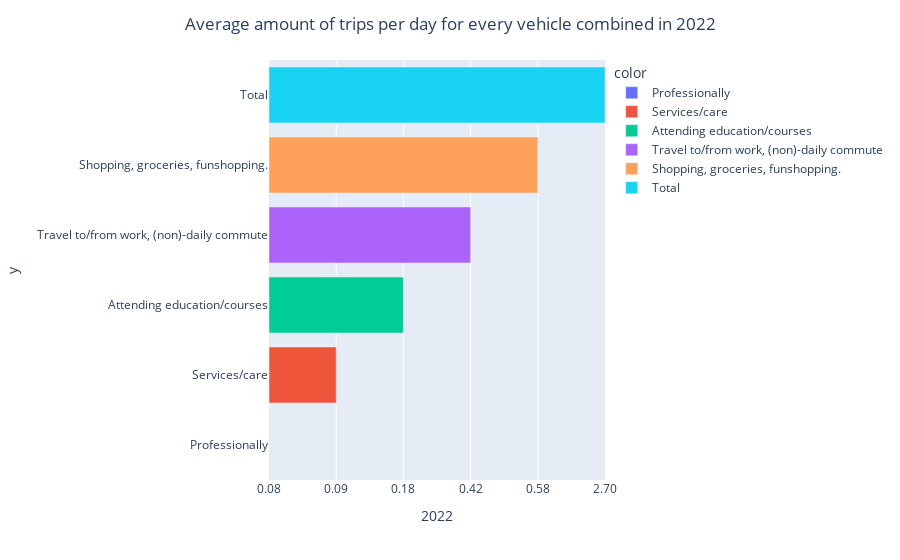

Here is the notebook cell this chart was saved with:
### Code cell
#The average amount of trips per day for every vehicle combined in 2022
year = '2022'

mobility_trips_total = mobility_trips[mobility_trips.index=="Total"]
mobility_trips_motive = mobility_trips_total.set_index(['motive']).sort_values(year)
fig = px.bar(mobility_trips_motive.sort_values(year), x=year, y=mobility_trips_motive.sort_values(year).index, 
             orientation='h', color = mobility_trips_motive.sort_values(year).index, )
fig.update_layout(title={
    'text': f'Average amount of trips per day for every vehicle combined in {year}',
    'x': 0.5
}, xaxis_range=[0, 5])
fig.show()

### Figure 1 — Plotly figure (JSON) as saved in the notebook; plotly's stock layout.template omitted (floating-point values rounded to 4 significant figures)
{"data": [{"alignmentgroup": "True", "hovertemplate": "color=Professionally<br>2022=%{x}<br>y=%{y}<extra></extra>", "legendgroup": "Professionally", "marker": {"color": "#636efa", "pattern": {"shape": ""}}, "name": "Professionally", "offsetgroup": "Professionally", "orientation": "h", "showlegend": true, "textposition": "auto", "type": "bar", "x": ["0.08"], "xaxis": "x", "y": ["Professionally"], "yaxis": "y"}, {"alignmentgroup": "True", "hovertemplate": "color=Services/care<br>2022=%{x}<br>y=%{y}<extra></extra>", "legendgroup": "Services/care", "marker": {"color": "#EF553B", "pattern": {"shape": ""}}, "name": "Services/care", "offsetgroup": "Services/care", "orientation": "h", "showlegend": true, "textposition": "auto", "type": "bar", "x": ["0.09"], "xaxis": "x", "y": ["Services/care"], "yaxis": "y"}, {"alignmentgroup": "True", "hovertemplate": "color=Attending education/courses<br>2022=%{x}<br>y=%{y}<extra></extra>", "legendgroup": "Attending education/courses", "marker": {"color": "#00cc96", "pattern": {"shape": ""}}, "name": "Attending education/courses", "offsetgroup": "Attending education/courses", "orientation": "h", "showlegend": true, "textposition": "auto", "type": "bar", "x": ["0.18"], "xaxis": "x", "y": ["Attending education/courses"], "yaxis": "y"}, {"alignmentgroup": "True", "hovertemplate": "color=Travel to/from work, (non)-daily commute<br>2022=%{x}<br>y=%{y}<extra></extra>", "legendgroup": "Travel to/from work, (non)-daily commute", "marker": {"color": "#ab63fa", "pattern": {"shape": ""}}, "name": "Travel to/from work, (non)-daily commute", "offsetgroup": "Travel to/from work, (non)-daily commute", "orientation": "h", "showlegend": true, "textposition": "auto", "type": "bar", "x": ["0.42"], "xaxis": "x", "y": ["Travel to/from work, (non)-daily commute"], "yaxis": "y"}, {"alignmentgroup": "True", "hovertemplate": "color=Shopping, groceries, funshopping.<br>2022=%{x}<br>y=%{y}<extra></extra>", "legendgroup": "Shopping, groceries, funshopping.", "marker": {"color": "#FFA15A", "pattern": {"shape": ""}}, "name": "Shopping, groceries, funshopping.", "offsetgroup": "Shopping, groceries, funshopping.", "orientation": "h", "showlegend": true, "textposition": "auto", "type": "bar", "x": ["0.58"], "xaxis": "x", "y": ["Shopping, groceries, funshopping."], "yaxis": "y"}, {"alignmentgroup": "True", "hovertemplate": "color=Total<br>2022=%{x}<br>y=%{y}<extra></extra>", "legendgroup": "Total", "marker": {"color": "#19d3f3", "pattern": {"shape": ""}}, "name": "Total", "offsetgroup": "Total", "orientation": "h", "showlegend": true, "textposition": "auto", "type": "bar", "x": ["2.70"], "xaxis": "x", "y": ["Total"], "yaxis": "y"}], "layout": {"barmode": "relative", "legend": {"title": {"text": "color"}, "tracegroupgap": 0}, "margin": {"t": 60}, "title": {"text": "Average amount of trips per day for every vehicle combined in 2022", "x": 0.5}, "xaxis": {"anchor": "y", "domain": [0, 1], "range": [0, 5], "title": {"text": "2022"}}, "yaxis": {"anchor": "x", "domain": [0, 1], "title": {"text": "y"}}}}
